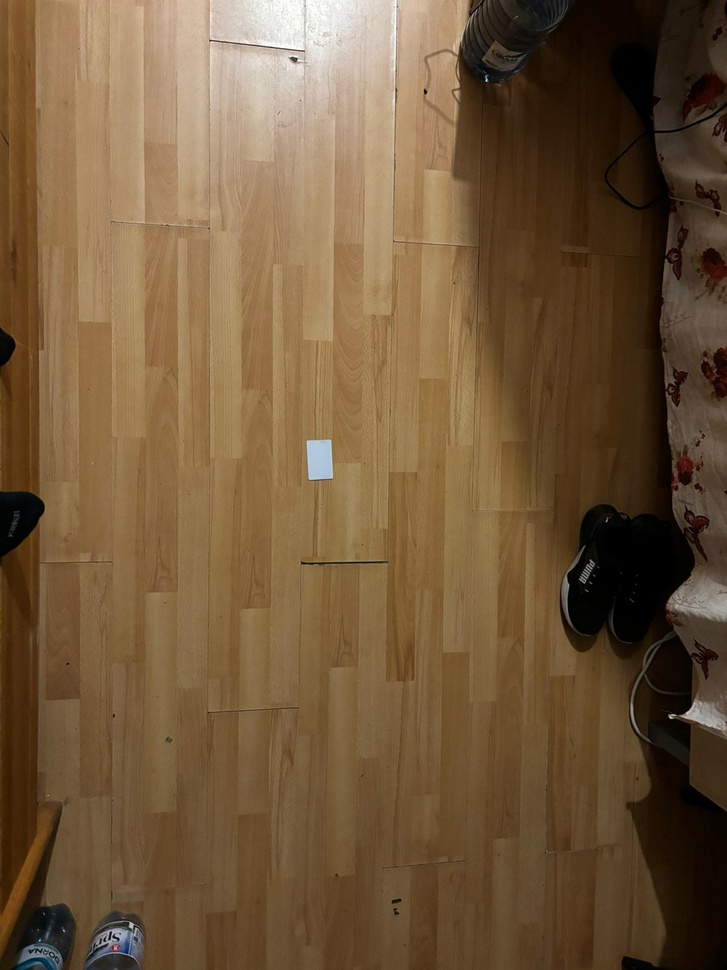
#> input picture calibration.jpeg, 727 x 970 px, shrunk from 1200 x 1600 before the run
$ python -i utils.py   (imports and definitions only)
#> lines starting #> are read from the running program, lines starting #| are printed output that depends on the picture; after the words box and inside, x2 and y2 are one past the last pixel; in counts of white or black regions, pixels touching at a corner belong together
#> further down, picture is the input picture: shape (970, 727, 3); mean B, G, R 58.8, 88.3, 113.7
import cv2
import numpy as np
import logging

def process_image(image, pixels_per_cm=None):
    try:
        gray = cv2.cvtColor(image, cv2.COLOR_BGR2GRAY)
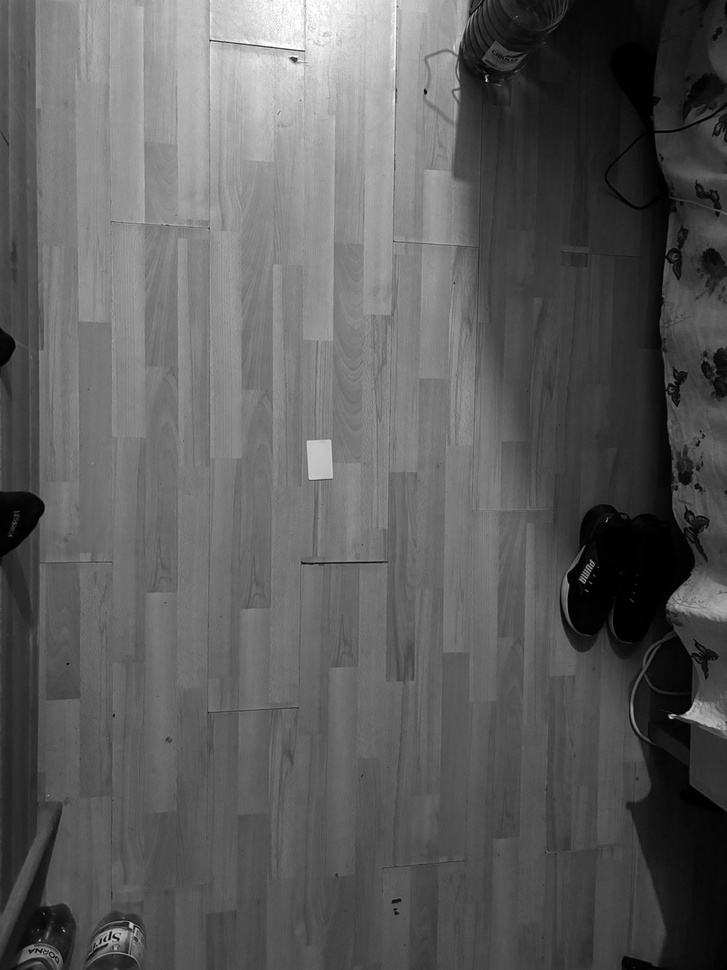
#> gray: shape (970, 727); min 0, max 255, mean 92.6
        blurred = cv2.GaussianBlur(gray, (5, 5), 0)

        edges = cv2.Canny(blurred, 50, 150)
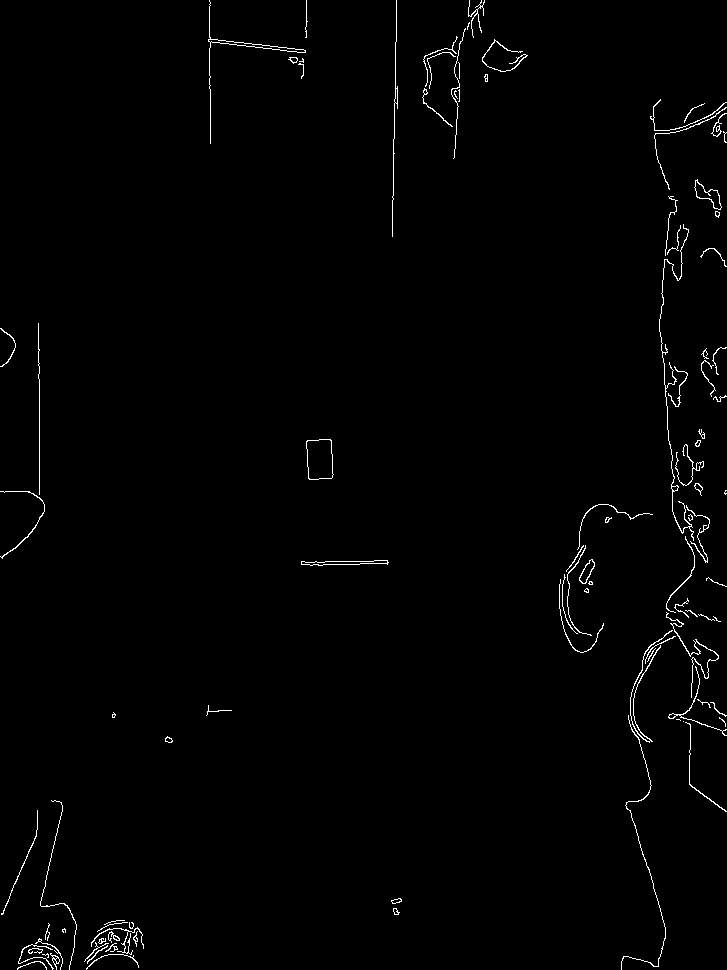
#> edges: shape (970, 727); 1.1% white in thin lines or dots

        # Find contours
        contours, _ = cv2.findContours(edges, cv2.RETR_EXTERNAL, cv2.CHAIN_APPROX_SIMPLE)
#> contours = 98 contours, 61 with area under 20; largest, box (x1, y1, x2, y2) and area: (306, 439, 334, 480) 956, (694, 179, 722, 210) 314, (208, 0, 306, 144) 269, (301, 560, 389, 566) 236, (579, 559, 595, 584) 176

        if not contours:
            logging.error("No contours found")
            return None

        # Find the largest contour (assuming it's the shoe)
        shoe_contour = max(contours, key=cv2.contourArea)
#> shoe_contour = contour of 21 points, box (x1, y1, x2, y2) (306, 439, 334, 480), area 956

        shoe_rect = cv2.minAreaRect(shoe_contour)
#> shoe_rect = ((319.4, 458.9), (25.63, 39.88), -3.18)
        box = cv2.boxPoints(shoe_rect)
#> box = [[307.8, 479.6], [305.5, 439.7], [331.1, 438.3], [333.3, 478.1]]
        box = np.int32(box)  # Changed from np.int0 to np.int32
#> box = [[307, 479], [305, 439], [331, 438], [333, 478]]

        # Get shoe dimensions in pixels
        (width, height) = shoe_rect[1]
#> width = 25.63; height = 39.88
        shoe_length = max(width, height)
#> shoe_length = 39.88
        shoe_width = min(width, height)
#> shoe_width = 25.63
        shoe_height = shoe_width * 0.3
#> shoe_height = 7.69

        if pixels_per_cm is None or pixels_per_cm <= 0:
            logging.error("Invalid pixels_per_cm value")
            return None

        # Convert dimensions to cm using pixels_per_cm
        shoe_length /= pixels_per_cm
        shoe_width /= pixels_per_cm
        shoe_height /= pixels_per_cm

        volume = shoe_length * shoe_width * shoe_height

        cv2.drawContours(image, [box], 0, (0, 255, 0), 2)

        if len(image.shape) == 2:
            image = cv2.cvtColor(image, cv2.COLOR_GRAY2BGR)

        return {
            'length': round(shoe_length, 1),
            'width': round(shoe_width, 1),
            'height': round(shoe_height, 1),
            'volume': round(volume, 1),
            'processed_image': image
        }
    except Exception as e:
        logging.error(f"Error processing image: {e}", exc_info=True)
        return None

def calibrate(calibration_image, known_width_cm):
    try:
        result = process_image(calibration_image, pixels_per_cm=1)
        if result is None:
            logging.error("Calibration failed: No object detected")
            return None

        detected_width_pixels = result['width']
        if detected_width_pixels <= 0:
            logging.error("Invalid detected width in pixels")
            return None

        pixels_per_cm = detected_width_pixels / known_width_cm
        logging.info(f"Calibration successful: {pixels_per_cm} pixels per cm")
        return pixels_per_cm
    except Exception as e:
        logging.error(f"Error during calibration: {e}", exc_info=True)
        return None

>>> import cv2
>>> picture = cv2.imread('calibration.jpeg')
>>> result = process_image(picture)
